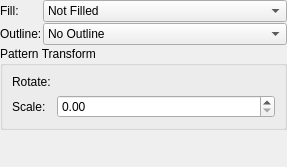
<?xml version="1.0" encoding="UTF-8"?>
<ui version="4.0">
 <author>
    SPDX-FileCopyrightText: none
    SPDX-License-Identifier: GPL-3.0-or-later
  </author>
 <class>WdgGeometryOptions</class>
 <widget class="QWidget" name="WdgGeometryOptions">
  <property name="geometry">
   <rect>
    <x>0</x>
    <y>0</y>
    <width>287</width>
    <height>167</height>
   </rect>
  </property>
  <property name="windowTitle">
   <string>Geometry Options</string>
  </property>
  <layout class="QFormLayout">
   <property name="labelAlignment">
    <set>Qt::AlignLeading|Qt::AlignLeft|Qt::AlignVCenter</set>
   </property>
   <property name="horizontalSpacing">
    <number>1</number>
   </property>
   <property name="verticalSpacing">
    <number>1</number>
   </property>
   <property name="leftMargin">
    <number>0</number>
   </property>
   <property name="topMargin">
    <number>0</number>
   </property>
   <property name="rightMargin">
    <number>0</number>
   </property>
   <property name="bottomMargin">
    <number>0</number>
   </property>
   <item row="1" column="0">
    <widget class="QLabel" name="textLabelFill">
     <property name="text">
      <string>Fill:</string>
     </property>
    </widget>
   </item>
   <item row="1" column="1">
    <widget class="QComboBox" name="cmbFill">
     <property name="sizePolicy">
      <sizepolicy hsizetype="Expanding" vsizetype="Fixed">
       <horstretch>0</horstretch>
       <verstretch>0</verstretch>
      </sizepolicy>
     </property>
     <item>
      <property name="text">
       <string>Not Filled</string>
      </property>
     </item>
     <item>
      <property name="text">
       <string>Foreground Color</string>
      </property>
     </item>
     <item>
      <property name="text">
       <string>Background Color</string>
      </property>
     </item>
     <item>
      <property name="text">
       <string>Pattern</string>
      </property>
     </item>
    </widget>
   </item>
   <item row="2" column="0">
    <widget class="QLabel" name="textLabelOutline">
     <property name="text">
      <string>Outline:</string>
     </property>
    </widget>
   </item>
   <item row="2" column="1">
    <widget class="QComboBox" name="cmbOutline">
     <property name="sizePolicy">
      <sizepolicy hsizetype="Expanding" vsizetype="Fixed">
       <horstretch>0</horstretch>
       <verstretch>0</verstretch>
      </sizepolicy>
     </property>
     <item>
      <property name="text">
       <string comment="Label of the option to not draw outline in Geometry Options">No Outline</string>
      </property>
     </item>
     <item>
      <property name="text">
       <string>Brush</string>
      </property>
     </item>
     <item>
      <property name="text">
       <string>Brush (Background Color)</string>
      </property>
     </item>
    </widget>
   </item>
   <item row="3" column="0" colspan="2">
    <widget class="QGroupBox" name="gbPatternTransform">
     <property name="title">
      <string>Pattern Transform</string>
     </property>
     <layout class="QFormLayout">
      <item row="0" column="0">
       <widget class="QLabel" name="label">
        <property name="text">
         <string>Rotate:</string>
        </property>
       </widget>
      </item>
      <item row="1" column="0">
       <widget class="QLabel" name="label_2">
        <property name="text">
         <string>Scale:</string>
        </property>
       </widget>
      </item>
      <item row="0" column="1">
       <widget class="KisAngleSelector" name="angleSelectorRotation" native="true"/>
      </item>
      <item row="1" column="1">
       <widget class="KisDoubleSliderSpinBox" name="sldScale" native="true"/>
      </item>
     </layout>
    </widget>
   </item>
  </layout>
 </widget>
 <customwidgets>
  <customwidget>
   <class>KisDoubleSliderSpinBox</class>
   <extends>QDoubleSpinBox</extends>
   <header location="global">kis_slider_spin_box.h</header>
   <container>1</container>
  </customwidget>
  <customwidget>
   <class>KisAngleSelector</class>
   <extends>QWidget</extends>
   <header location="global">KisAngleSelector.h</header>
   <container>1</container>
  </customwidget>
 </customwidgets>
 <resources/>
 <connections/>
</ui>
